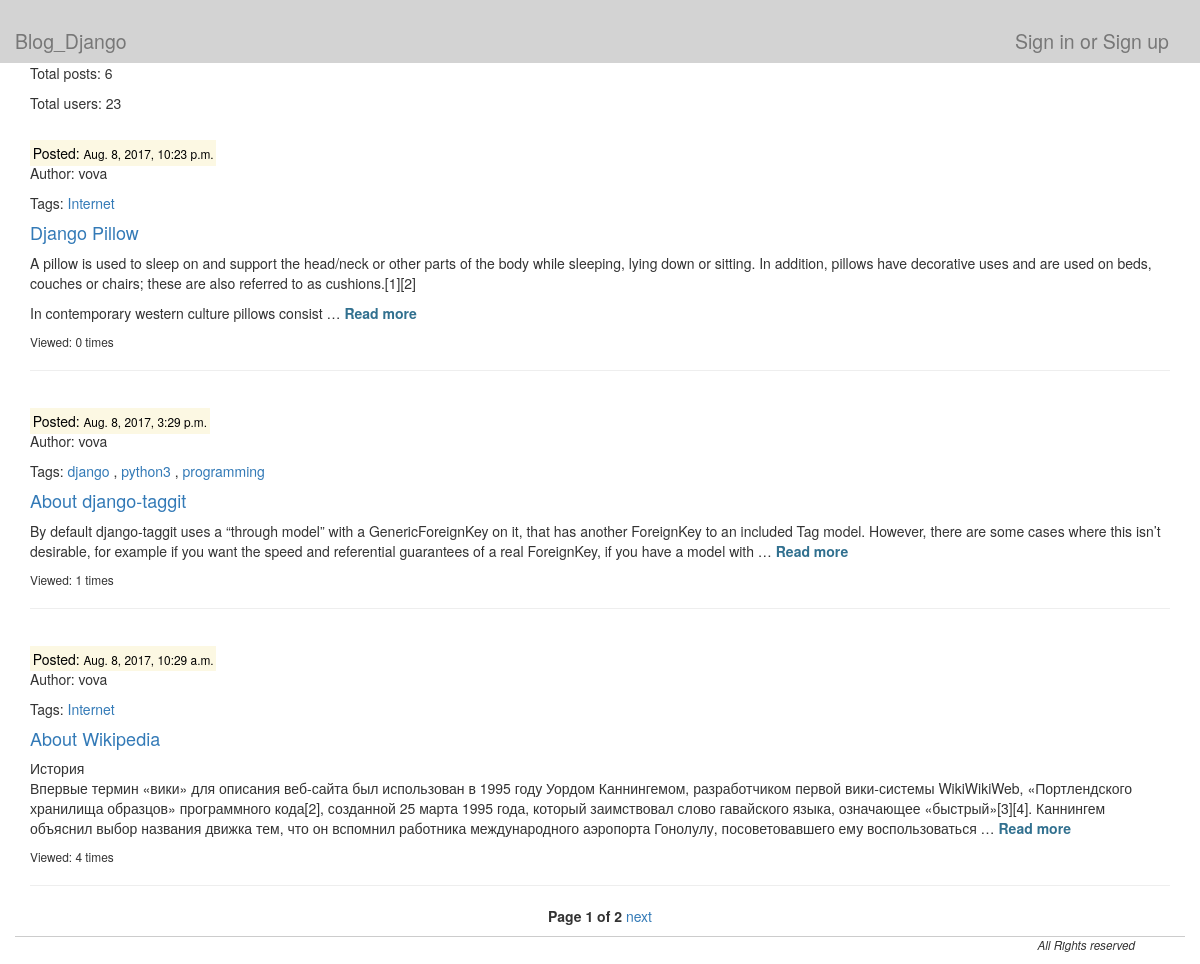
Before: / with the older database file.
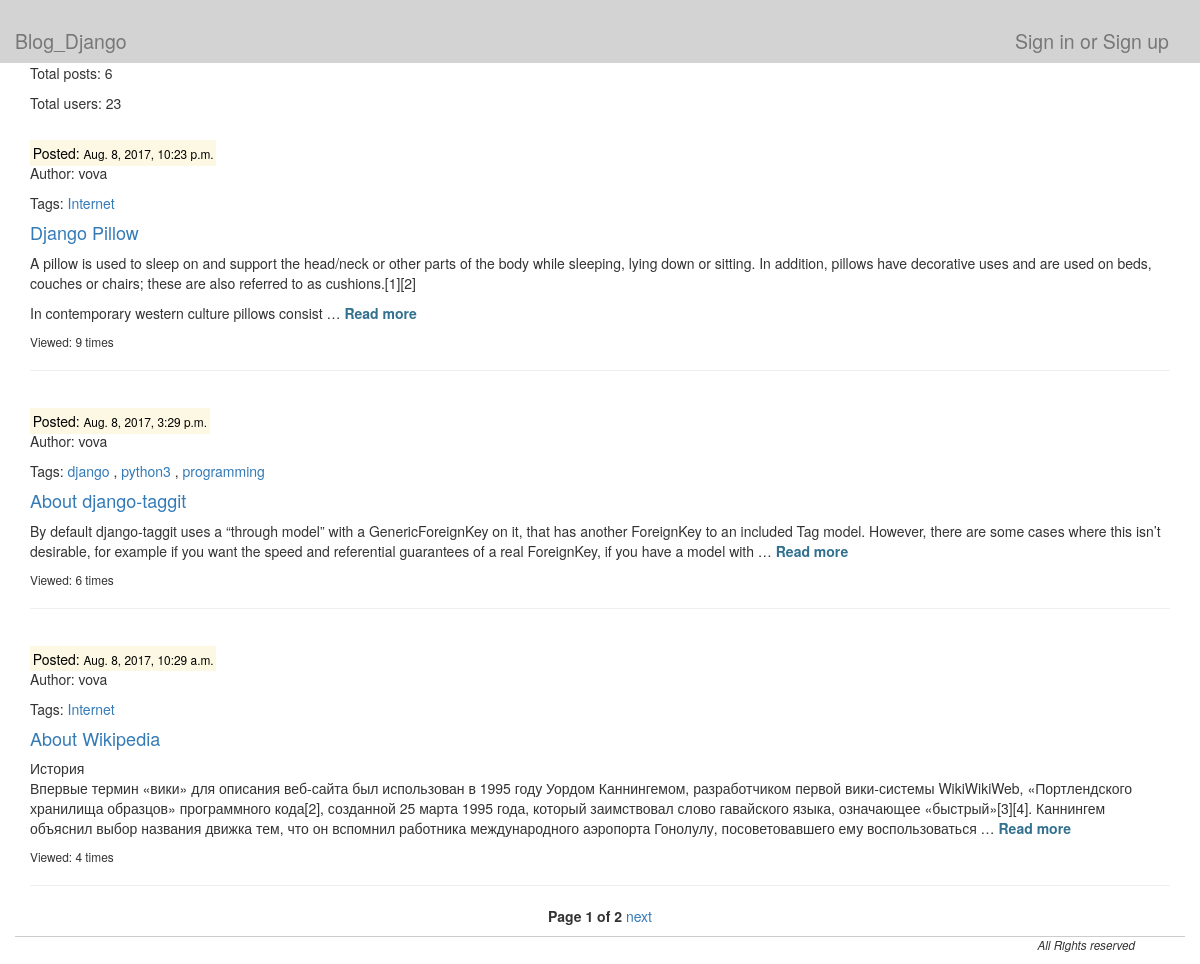
After: the same page with the newer database file.
### blog/models.py (models this page shows, shortened)
class Post(models.Model):
    class Meta:
        db_table = "post"
    post_title = models.CharField(max_length=100)
    post_text = models.TextField()
    post_data = models.DateTimeField(auto_now_add=True)
    post_author = models.ForeignKey(User, default="")
    post_likes = models.IntegerField(default=0)
    post_views = models.IntegerField(default=0)
    post_img = models.ImageField(null=True, blank=True, upload_to='images/', verbose_name='Image')
    tags = TaggableManager(blank=True)

### blog/views.py (the view)
# urls.py: url(r'^$', views.all_posts),
def all_posts(request):
    post_list = Post.objects.all().order_by('-post_data')
    paginator = Paginator(post_list, 3)
    page = request.GET.get('page')
    try:
        posts = paginator.page(page)
    except PageNotAnInteger:
        posts = paginator.page(1)
    except EmptyPage:
        posts = paginator.page(paginator.num_pages)
    form = PostForm(request.POST)
    context = {}
    context.update(csrf(request))
    context['username'] = auth.get_user(request).username
    context['posts'] = posts
    context['form'] = form
    context['post_counter'] = Post.objects.count()
    context['user_counter'] = User.objects.count()
    context['user_id'] = request.user.id
    return render_to_response('all_posts.html', context)

### blog/templates/all_posts.html (shortened to what this page needs)
{% extends 'main.html' %}
{% load staticfiles %}
{% block post %}
{% if posts %}
<p align="left">Total posts: {{ post_counter }}</p>
<p align="left">Total users: {{ user_counter }}</p>
{% for post in posts %}
    <br>
    <mark>Posted: <small> {{ post.post_data }} </mark> </small>
    <p>Author: {{ post.post_author }} </p>
    <p>Tags: {% with tags=post.tags.all %}
                {% for tag in tags %}
                    {% if not forloop.first %},{% endif %}
                    <a href="/posts/post_by_tag/tag={{ tag }}/">{{ tag }}</a>
                {% endfor %}
            {% endwith %}
    </p>
    <h4> <a href="/posts/{{ post.id }}">{{ post.post_title }}</a></h4>
    <p class="text-justify"> {{ post.post_text|linebreaks|truncatewords:50 }} <strong><a class="text-info" href="/posts/{{ post.id }}"> Read more </a></strong> </p>
<small><p align="left">Viewed: {{ post.post_views }} times </p></small>
<hr>
{% endfor %}
<div class="class="col-md-12"><div class="top-cover center-block"></div><p class="top-name center-block text-center">
    <span class="current">
        <strong> Page {{ posts.number }} of {{ posts.paginator.num_pages }} </strong>
    </span>
    {% if posts.has_next %}
        <a href="?page={{ posts.next_page_number }}">next</a>
    {% endif %}
</p></div>
{% endif %}
{% endblock %}

### blog/templates/main.html (shortened to what this page needs)
<!DOCTYPE html>
<html lang="en">
<head>
    <link type="text/css" href="/static/main.css" rel="stylesheet">
    <link rel="stylesheet" href="https://maxcdn.bootstrapcdn.com/bootstrap/3.3.7/css/bootstrap.min.css"
>
    <link rel="stylesheet" href="https://maxcdn.bootstrapcdn.com/bootstrap/3.3.7/css/bootstrap-theme.min.css"
>
</head>
<body>
 <div class="container-fluid">
  <div class="row">
         {% if username %}
             <div class="col-md-8" style="background-color: #D3D3D3"> <h2><a href="/"><small> Blog_Django </small></a></h2></div>
             <div class="col-md-2" style="background-color: #D3D3D3"> <h2><a href="/members/{{ user_id }}"><small> My profile </small></a></h2> </div>
             <div class="col-md-2" style="background-color: #D3D3D3"> <h2><a href="/auth/logout/"><small> Log-out ({{ username }}) </small></a></h2> </div>
         {% else %}
             <div class="col-md-10" style="background-color: #D3D3D3"> <h2><a href="/"><small> Blog_Django </small></a></h2></div>
             <div class="col-md-2" style="background-color: #D3D3D3"><h2><a href="/auth/login/"><small>Sign in</small></a><small> or </small>
             <a href="/auth/register/"><small>Sign up</small></a></h2></div>
         {% endif %}
 </div>
<div class="wrapper">
          <div class="content">
            <div class="container">
            {% block post %} {% endblock %}
          </div>
          </div>
         <div>
  <div class="footer">
    <div id="footer_block">
        <p>All Rights reserved</p>
</div>
</div>
</div>
</body>
</html>

### blog/static/main.css (style rules this page uses)
html, body { height: 100%; }
.wrapper { display: flex; flex-direction: column; height: 100%; }
.content { flex: 1 0 auto; }
.footer { flex: 0 0 auto; }
#footer_block { text-align: right; border-top: 1px #cccccc solid; padding-right: 50px; }
#footer_block p { font-size: smaller; font-style: italic; }

Changed rows visible on the page:
changed Post "Django Pillow": post_views "0" → "9"
changed Post "About django-taggit": post_views "1" → "6"
